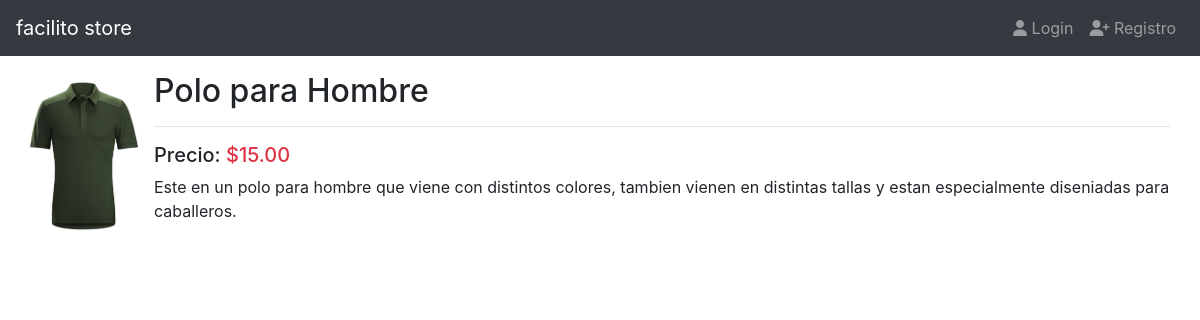
The page /productos/polo-para-hombre on the database its author committed.
### products/models.py (models this page shows, shortened)
class Product(models.Model):
    title = models.CharField(max_length=50)
    description = models.TextField()
    price = models.DecimalField(max_digits=8, decimal_places=2, default=0.0) # maximo 8 digitos y 2 decimales
    slug = models.SlugField(null=False, blank=False, unique=True)
    image = models.ImageField(upload_to='products/', null=False, blank=False)
    created_ad = models.DateTimeField(auto_now_add=True)

### products/views.py (the view)
# urls.py: path('<slug:slug>', views.ProductDetailView.as_view(), name='product'), # id llave primaria
class ProductDetailView(DetailView): # se busca por default mediante el id
    model = Product
    template_name = 'products/product.html'

### products/templates/products/product.html
{% extends 'base.html' %}
{% block content %}
<div class="media">
        <img class="align-self-center mr-3" src="{{ product.image.url }}" alt="imagen del producto" height="150">
    <div class="media-body">
        <h2 class="mt-0">{{ product.title }}</h2>
        <hr>
        <div class="h5 font-weigth-bold">
            Precio: <span class="text-danger">${{ product.price }}</span>
        </div>
        <p>{{ product.description }}</p>
    </div>
</div>
{% endblock %}

### rows shown on the page
Product: image (picture), title "Polo para Hombre", price "15.00", description "Este en un polo para hombre que viene con distintos colores, tambien vienen en distintas tallas y estan especialmente diseniadas para caballeros."
